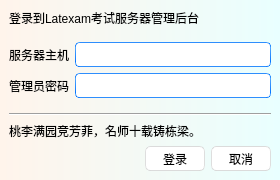
<?xml version="1.0" encoding="UTF-8"?>
<ui version="4.0">
 <class>LoginWindow</class>
 <widget class="QMainWindow" name="LoginWindow">
  <property name="geometry">
   <rect>
    <x>0</x>
    <y>0</y>
    <width>280</width>
    <height>180</height>
   </rect>
  </property>
  <property name="minimumSize">
   <size>
    <width>280</width>
    <height>180</height>
   </size>
  </property>
  <property name="windowTitle">
   <string>Latexam - 登录管理面板</string>
  </property>
  <property name="windowIcon">
   <iconset>
    <normalon>:/latexam/Latexam.ico</normalon>
   </iconset>
  </property>
  <property name="styleSheet">
   <string notr="true">/*
Aqua Style Sheet for QT Applications
Author: Jaime A. Quiroga P.
Company: GTRONICK
Last updated: 22/01/2019, 07:55.
Available at: https://github.com/GTRONICK/QSS/blob/master/Aqua.qss
*/
QMainWindow {
	background-color: qlineargradient(spread:pad, x1:0, y1:0, x2:1, y2:0, stop:0 rgba(255, 244, 235, 255), stop:1 rgba(233, 255, 255, 255));
}
QTextEdit {
	border-width: 1px;
	border-style: solid;
	border-color: qlineargradient(spread:pad, x1:0.5, y1:1, x2:0.5, y2:0, stop:0 rgba(0, 113, 255, 255), stop:1 rgba(91, 171, 252, 255));
}
QPlainTextEdit {
	border-width: 1px;
	border-style: solid;
	border-color: qlineargradient(spread:pad, x1:0.5, y1:1, x2:0.5, y2:0, stop:0 rgba(0, 113, 255, 255), stop:1 rgba(91, 171, 252, 255));
}
QToolButton {
	border-style: solid;
	border-top-color: qlineargradient(spread:pad, x1:0.5, y1:1, x2:0.5, y2:0, stop:0 rgb(215, 215, 215), stop:1 rgb(222, 222, 222));
	border-right-color: qlineargradient(spread:pad, x1:0, y1:0.5, x2:1, y2:0.5, stop:0 rgb(217, 217, 217), stop:1 rgb(227, 227, 227));
	border-left-color: qlineargradient(spread:pad, x1:0, y1:0.5, x2:1, y2:0.5, stop:0 rgb(227, 227, 227), stop:1 rgb(217, 217, 217));
	border-bottom-color: qlineargradient(spread:pad, x1:0.5, y1:1, x2:0.5, y2:0, stop:0 rgb(215, 215, 215), stop:1 rgb(222, 222, 222));
	border-width: 1px;
	border-radius: 5px;
	color: rgb(0,0,0);
	padding: 2px;
	background-color: rgb(255,255,255);
}
QToolButton:hover{
	border-style: solid;
	border-top-color: qlineargradient(spread:pad, x1:0.5, y1:1, x2:0.5, y2:0, stop:0 rgb(195, 195, 195), stop:1 rgb(222, 222, 222));
	border-right-color: qlineargradient(spread:pad, x1:0, y1:0.5, x2:1, y2:0.5, stop:0 rgb(197, 197, 197), stop:1 rgb(227, 227, 227));
	border-left-color: qlineargradient(spread:pad, x1:0, y1:0.5, x2:1, y2:0.5, stop:0 rgb(227, 227, 227), stop:1 rgb(197, 197, 197));
	border-bottom-color: qlineargradient(spread:pad, x1:0.5, y1:1, x2:0.5, y2:0, stop:0 rgb(195, 195, 195), stop:1 rgb(222, 222, 222));
	border-width: 1px;
	border-radius: 5px;
	color: rgb(0,0,0);
	padding: 2px;
	background-color: rgb(255,255,255);
}
QToolButton:pressed{
	border-style: solid;
	border-top-color: qlineargradient(spread:pad, x1:0.5, y1:1, x2:0.5, y2:0, stop:0 rgb(215, 215, 215), stop:1 rgb(222, 222, 222));
	border-right-color: qlineargradient(spread:pad, x1:0, y1:0.5, x2:1, y2:0.5, stop:0 rgb(217, 217, 217), stop:1 rgb(227, 227, 227));
	border-left-color: qlineargradient(spread:pad, x1:0, y1:0.5, x2:1, y2:0.5, stop:0 rgb(227, 227, 227), stop:1 rgb(217, 217, 217));
	border-bottom-color: qlineargradient(spread:pad, x1:0.5, y1:1, x2:0.5, y2:0, stop:0 rgb(215, 215, 215), stop:1 rgb(222, 222, 222));
	border-width: 1px;
	border-radius: 5px;
	color: rgb(0,0,0);
	padding: 2px;
	background-color: rgb(142,142,142);
}
QPushButton{
	border-style: solid;
	border-top-color: qlineargradient(spread:pad, x1:0.5, y1:1, x2:0.5, y2:0, stop:0 rgb(215, 215, 215), stop:1 rgb(222, 222, 222));
	border-right-color: qlineargradient(spread:pad, x1:0, y1:0.5, x2:1, y2:0.5, stop:0 rgb(217, 217, 217), stop:1 rgb(227, 227, 227));
	border-left-color: qlineargradient(spread:pad, x1:0, y1:0.5, x2:1, y2:0.5, stop:0 rgb(227, 227, 227), stop:1 rgb(217, 217, 217));
	border-bottom-color: qlineargradient(spread:pad, x1:0.5, y1:1, x2:0.5, y2:0, stop:0 rgb(215, 215, 215), stop:1 rgb(222, 222, 222));
	border-width: 1px;
	border-radius: 5px;
	color: rgb(0,0,0);
	padding: 2px;
	background-color: rgb(255,255,255);
}
QPushButton::default{
	border-style: solid;
	border-top-color: qlineargradient(spread:pad, x1:0.5, y1:1, x2:0.5, y2:0, stop:0 rgb(215, 215, 215), stop:1 rgb(222, 222, 222));
	border-right-color: qlineargradient(spread:pad, x1:0, y1:0.5, x2:1, y2:0.5, stop:0 rgb(217, 217, 217), stop:1 rgb(227, 227, 227));
	border-left-color: qlineargradient(spread:pad, x1:0, y1:0.5, x2:1, y2:0.5, stop:0 rgb(227, 227, 227), stop:1 rgb(217, 217, 217));
	border-bottom-color: qlineargradient(spread:pad, x1:0.5, y1:1, x2:0.5, y2:0, stop:0 rgb(215, 215, 215), stop:1 rgb(222, 222, 222));
	border-width: 1px;
	border-radius: 5px;
	color: rgb(0,0,0);
	padding: 2px;
	background-color: rgb(255,255,255);
}
QPushButton:hover{
	border-style: solid;
	border-top-color: qlineargradient(spread:pad, x1:0.5, y1:1, x2:0.5, y2:0, stop:0 rgb(195, 195, 195), stop:1 rgb(222, 222, 222));
	border-right-color: qlineargradient(spread:pad, x1:0, y1:0.5, x2:1, y2:0.5, stop:0 rgb(197, 197, 197), stop:1 rgb(227, 227, 227));
	border-left-color: qlineargradient(spread:pad, x1:0, y1:0.5, x2:1, y2:0.5, stop:0 rgb(227, 227, 227), stop:1 rgb(197, 197, 197));
	border-bottom-color: qlineargradient(spread:pad, x1:0.5, y1:1, x2:0.5, y2:0, stop:0 rgb(195, 195, 195), stop:1 rgb(222, 222, 222));
	border-width: 1px;
	border-radius: 5px;
	color: rgb(0,0,0);
	padding: 2px;
	background-color: rgb(255,255,255);
}
QPushButton:pressed{
	border-style: solid;
	border-top-color: qlineargradient(spread:pad, x1:0.5, y1:1, x2:0.5, y2:0, stop:0 rgb(215, 215, 215), stop:1 rgb(222, 222, 222));
	border-right-color: qlineargradient(spread:pad, x1:0, y1:0.5, x2:1, y2:0.5, stop:0 rgb(217, 217, 217), stop:1 rgb(227, 227, 227));
	border-left-color: qlineargradient(spread:pad, x1:0, y1:0.5, x2:1, y2:0.5, stop:0 rgb(227, 227, 227), stop:1 rgb(217, 217, 217));
	border-bottom-color: qlineargradient(spread:pad, x1:0.5, y1:1, x2:0.5, y2:0, stop:0 rgb(215, 215, 215), stop:1 rgb(222, 222, 222));
	border-width: 1px;
	border-radius: 5px;
	color: rgb(0,0,0);
	padding: 2px;
	background-color: rgb(142,142,142);
}
QPushButton:disabled{
	border-style: solid;
	border-top-color: qlineargradient(spread:pad, x1:0.5, y1:1, x2:0.5, y2:0, stop:0 rgb(215, 215, 215), stop:1 rgb(222, 222, 222));
	border-right-color: qlineargradient(spread:pad, x1:0, y1:0.5, x2:1, y2:0.5, stop:0 rgb(217, 217, 217), stop:1 rgb(227, 227, 227));
	border-left-color: qlineargradient(spread:pad, x1:0, y1:0.5, x2:1, y2:0.5, stop:0 rgb(227, 227, 227), stop:1 rgb(217, 217, 217));
	border-bottom-color: qlineargradient(spread:pad, x1:0.5, y1:1, x2:0.5, y2:0, stop:0 rgb(215, 215, 215), stop:1 rgb(222, 222, 222));
	border-width: 1px;
	border-radius: 5px;
	color: #808086;
	padding: 2px;
	background-color: rgb(142,142,142);
}
QLineEdit {
	border-width: 1px; border-radius: 4px;
	border-style: solid;
	border-color: qlineargradient(spread:pad, x1:0.5, y1:1, x2:0.5, y2:0, stop:0 rgba(0, 113, 255, 255), stop:1 rgba(91, 171, 252, 255));
}
QLabel {
	color: #000000;
}
QLCDNumber {
	color: rgb(0, 113, 255, 255);
}
QProgressBar {
	text-align: center;
	color: rgb(240, 240, 240);
	border-width: 1px; 
	border-radius: 10px;
	border-color: rgb(230, 230, 230);
	border-style: solid;
	background-color:rgb(207,207,207);
}
QProgressBar::chunk {
	background-color: qlineargradient(spread:pad, x1:0.5, y1:1, x2:0.5, y2:0, stop:0 rgba(49, 147, 250, 255), stop:1 rgba(34, 142, 255, 255));
	border-radius: 10px;
}
QMenuBar {
	background-color: qlineargradient(spread:pad, x1:0.5, y1:1, x2:0.5, y2:0, stop:0 rgba(207, 209, 207, 255), stop:1 rgba(230, 229, 230, 255));
}
QMenuBar::item {
	color: #000000;
  	spacing: 3px;
  	padding: 1px 4px;
	background-color: qlineargradient(spread:pad, x1:0.5, y1:1, x2:0.5, y2:0, stop:0 rgba(207, 209, 207, 255), stop:1 rgba(230, 229, 230, 255));
}

QMenuBar::item:selected {
  	background-color: qlineargradient(spread:pad, x1:0.5, y1:1, x2:0.5, y2:0, stop:0 rgba(0, 113, 255, 255), stop:1 rgba(91, 171, 252, 255));
	color: #FFFFFF;
}
QMenu::item:selected {
	border-style: solid;
	border-top-color: transparent;
	border-right-color: transparent;
	border-left-color: qlineargradient(spread:pad, x1:0.5, y1:1, x2:0.5, y2:0, stop:0 rgba(0, 113, 255, 255), stop:1 rgba(91, 171, 252, 255));
	border-bottom-color: transparent;
	border-left-width: 2px;
	color: #000000;
	padding-left:15px;
	padding-top:4px;
	padding-bottom:4px;
	padding-right:7px;
}
QMenu::item {
	border-style: solid;
	border-top-color: transparent;
	border-right-color: transparent;
	border-left-color: transparent;
	border-bottom-color: transparent;
	border-bottom-width: 1px;
	color: #000000;
	padding-left:17px;
	padding-top:4px;
	padding-bottom:4px;
	padding-right:7px;
}
QTabWidget {
	color:rgb(0,0,0);
	background-color:#000000;
}
QTabWidget::pane {
		border-color: rgb(223,223,223);
		background-color:rgb(226,226,226);
		border-style: solid;
		border-width: 2px;
    	border-radius: 6px;
}
QTabBar::tab:first {
	border-style: solid;
	border-left-width:1px;
	border-right-width:0px;
	border-top-width:1px;
	border-bottom-width:1px;
	border-top-color: rgb(209,209,209);
	border-left-color: qlineargradient(spread:pad, x1:0.5, y1:1, x2:0.5, y2:0, stop:0 rgba(209, 209, 209, 209), stop:1 rgba(229, 229, 229, 229));
	border-bottom-color: rgb(229,229,229);
	border-top-left-radius: 4px;
	border-bottom-left-radius: 4px;
	color: #000000;
	padding: 3px;
	margin-left:0px;
	background-color: qlineargradient(spread:pad, x1:0.5, y1:1, x2:0.5, y2:0, stop:0 rgba(247, 247, 247, 255), stop:1 rgba(255, 255, 255, 255));
}
QTabBar::tab:last {
	border-style: solid;
	border-width:1px;
	border-top-color: rgb(209,209,209);
	border-left-color: qlineargradient(spread:pad, x1:0.5, y1:1, x2:0.5, y2:0, stop:0 rgba(209, 209, 209, 209), stop:1 rgba(229, 229, 229, 229));
	border-right-color: qlineargradient(spread:pad, x1:0.5, y1:1, x2:0.5, y2:0, stop:0 rgba(209, 209, 209, 209), stop:1 rgba(229, 229, 229, 229));
	border-bottom-color: rgb(229,229,229);
	border-top-right-radius: 4px;
	border-bottom-right-radius: 4px;
	color: #000000;
	padding: 3px;
	margin-left:0px;
	background-color: qlineargradient(spread:pad, x1:0.5, y1:1, x2:0.5, y2:0, stop:0 rgba(247, 247, 247, 255), stop:1 rgba(255, 255, 255, 255));
}
QTabBar::tab {
	border-style: solid;
	border-top-width:1px;
	border-bottom-width:1px;
	border-left-width:1px;
	border-top-color: rgb(209,209,209);
	border-left-color: qlineargradient(spread:pad, x1:0.5, y1:1, x2:0.5, y2:0, stop:0 rgba(209, 209, 209, 209), stop:1 rgba(229, 229, 229, 229));
	border-bottom-color: rgb(229,229,229);
	color: #000000;
	padding: 3px;
	margin-left:0px;
	background-color: qlineargradient(spread:pad, x1:0.5, y1:1, x2:0.5, y2:0, stop:0 rgba(247, 247, 247, 255), stop:1 rgba(255, 255, 255, 255));
}
QTabBar::tab:selected, QTabBar::tab:last:selected, QTabBar::tab:hover {
  	border-style: solid;
  	border-left-width:1px;
	border-right-color: transparent;
	border-top-color: rgb(209,209,209);
	border-left-color: qlineargradient(spread:pad, x1:0.5, y1:1, x2:0.5, y2:0, stop:0 rgba(209, 209, 209, 209), stop:1 rgba(229, 229, 229, 229));
	border-bottom-color: rgb(229,229,229);
	color: #FFFFFF;
	padding: 3px;
	margin-left:0px;
	background-color: qlineargradient(spread:pad, x1:0.5, y1:1, x2:0.5, y2:0, stop:0 rgba(0, 113, 255, 255), stop:1 rgba(91, 171, 252, 255));
}

QTabBar::tab:selected, QTabBar::tab:first:selected, QTabBar::tab:hover {
  	border-style: solid;
  	border-left-width:1px;
  	border-bottom-width:1px;
  	border-top-width:1px;
	border-right-color: transparent;
	border-top-color: rgb(209,209,209);
	border-left-color: qlineargradient(spread:pad, x1:0.5, y1:1, x2:0.5, y2:0, stop:0 rgba(209, 209, 209, 209), stop:1 rgba(229, 229, 229, 229));
	border-bottom-color: rgb(229,229,229);
	color: #FFFFFF;
	padding: 3px;
	margin-left:0px;
	background-color: qlineargradient(spread:pad, x1:0.5, y1:1, x2:0.5, y2:0, stop:0 rgba(0, 113, 255, 255), stop:1 rgba(91, 171, 252, 255));
}

QCheckBox {
	color: #000000;
	padding: 2px;
}
QCheckBox:disabled {
	color: #808086;
	padding: 2px;
}

QCheckBox:hover {
	border-radius:4px;
	border-style:solid;
	padding-left: 1px;
	padding-right: 1px;
	padding-bottom: 1px;
	padding-top: 1px;
	border-width:1px;
	border-color: transparent;
}
QCheckBox::indicator:checked {

	height: 10px;
	width: 10px;
	border-style:solid;
	border-width: 1px;
	border-color: qlineargradient(spread:pad, x1:0.5, y1:1, x2:0.5, y2:0, stop:0 rgba(0, 113, 255, 255), stop:1 rgba(91, 171, 252, 255));
	color: #000000;
	background-color: qlineargradient(spread:pad, x1:0.5, y1:1, x2:0.5, y2:0, stop:0 rgba(0, 113, 255, 255), stop:1 rgba(91, 171, 252, 255));
}
QCheckBox::indicator:unchecked {

	height: 10px;
	width: 10px;
	border-style:solid;
	border-width: 1px;
	border-color: qlineargradient(spread:pad, x1:0.5, y1:1, x2:0.5, y2:0, stop:0 rgba(0, 113, 255, 255), stop:1 rgba(91, 171, 252, 255));
	color: #000000;
}
QRadioButton {
	color: 000000;
	padding: 1px;
}
QRadioButton::indicator:checked {
	height: 10px;
	width: 10px;
	border-style:solid;
	border-radius:5px;
	border-width: 1px;
	border-color: qlineargradient(spread:pad, x1:0.5, y1:1, x2:0.5, y2:0, stop:0 rgba(0, 113, 255, 255), stop:1 rgba(91, 171, 252, 255));
	color: #a9b7c6;
	background-color: qlineargradient(spread:pad, x1:0.5, y1:1, x2:0.5, y2:0, stop:0 rgba(0, 113, 255, 255), stop:1 rgba(91, 171, 252, 255));
}
QRadioButton::indicator:!checked {
	height: 10px;
	width: 10px;
	border-style:solid;
	border-radius:5px;
	border-width: 1px;
	border-color: qlineargradient(spread:pad, x1:0.5, y1:1, x2:0.5, y2:0, stop:0 rgba(0, 113, 255, 255), stop:1 rgba(91, 171, 252, 255));
	color: #a9b7c6;
	background-color: transparent;
}
QStatusBar {
	color:#027f7f;
}
QSpinBox {
	border-style: solid;
	border-width: 1px;
	border-color: qlineargradient(spread:pad, x1:0.5, y1:1, x2:0.5, y2:0, stop:0 rgba(0, 113, 255, 255), stop:1 rgba(91, 171, 252, 255));
}
QDoubleSpinBox {
	border-style: solid;
	border-width: 1px;
	border-color: qlineargradient(spread:pad, x1:0.5, y1:1, x2:0.5, y2:0, stop:0 rgba(0, 113, 255, 255), stop:1 rgba(91, 171, 252, 255));
}
QTimeEdit {
	border-style: solid;
	border-width: 1px;
	border-color: qlineargradient(spread:pad, x1:0.5, y1:1, x2:0.5, y2:0, stop:0 rgba(0, 113, 255, 255), stop:1 rgba(91, 171, 252, 255));
}
QDateTimeEdit {
	border-style: solid;
	border-width: 1px;
	border-color: qlineargradient(spread:pad, x1:0.5, y1:1, x2:0.5, y2:0, stop:0 rgba(0, 113, 255, 255), stop:1 rgba(91, 171, 252, 255));
}
QDateEdit {
	border-style: solid;
	border-width: 1px;
	border-color: qlineargradient(spread:pad, x1:0.5, y1:1, x2:0.5, y2:0, stop:0 rgba(0, 113, 255, 255), stop:1 rgba(91, 171, 252, 255));
}

QToolBox {
	color: #a9b7c6;
	background-color:#000000;
}
QToolBox::tab {
	color: #a9b7c6;
	background-color:#000000;
}
QToolBox::tab:selected {
	color: #FFFFFF;
	background-color:#000000;
}
QScrollArea {
	color: #FFFFFF;
	background-color:#000000;
}
QSlider::groove:horizontal {
	height: 5px;
	background-color: qlineargradient(spread:pad, x1:0.5, y1:1, x2:0.5, y2:0, stop:0 rgba(49, 147, 250, 255), stop:1 rgba(34, 142, 255, 255));
}
QSlider::groove:vertical {
	width: 5px;
	background-color: qlineargradient(spread:pad, x1:0.5, y1:1, x2:0.5, y2:0, stop:0 rgba(49, 147, 250, 255), stop:1 rgba(34, 142, 255, 255));
}
QSlider::handle:horizontal {
	background: rgb(253,253,253);
	border-style: solid;
	border-width: 1px;
	border-color: rgb(207,207,207);
	width: 12px;
	margin: -5px 0;
	border-radius: 7px;
}
QSlider::handle:vertical {
	background: rgb(253,253,253);
	border-style: solid;
	border-width: 1px;
	border-color: rgb(207,207,207);
	height: 12px;
	margin: 0 -5px;
	border-radius: 7px;
}
QSlider::add-page:horizontal {
    background: rgb(181,181,181);
}
QSlider::add-page:vertical {
    background: rgb(181,181,181);
}
QSlider::sub-page:horizontal {
    background-color: qlineargradient(spread:pad, x1:0.5, y1:1, x2:0.5, y2:0, stop:0 rgba(49, 147, 250, 255), stop:1 rgba(34, 142, 255, 255));
}
QSlider::sub-page:vertical {
    background-color: qlineargradient(spread:pad, y1:0.5, x1:1, y2:0.5, x2:0, stop:0 rgba(49, 147, 250, 255), stop:1 rgba(34, 142, 255, 255));
}
QScrollBar:horizontal {
	max-height: 20px;
	border: 1px transparent grey;
	margin: 0px 20px 0px 20px;
}
QScrollBar:vertical {
	max-width: 20px;
	border: 1px transparent grey;
	margin: 20px 0px 20px 0px;
}
QScrollBar::handle:horizontal {
	background: rgb(253,253,253);
	border-style: solid;
	border-width: 1px;
	border-color: rgb(207,207,207);
	border-radius: 7px;
	min-width: 25px;
}
QScrollBar::handle:horizontal:hover {
	background: rgb(253,253,253);
	border-style: solid;
	border-width: 1px;
	border-color: rgb(147, 200, 200);
	border-radius: 7px;
	min-width: 25px;
}
QScrollBar::handle:vertical {
	background: rgb(253,253,253);
	border-style: solid;
	border-width: 1px;
	border-color: rgb(207,207,207);
	border-radius: 7px;
	min-height: 25px;
}
QScrollBar::handle:vertical:hover {
	background: rgb(253,253,253);
	border-style: solid;
	border-width: 1px;
	border-color: rgb(147, 200, 200);
	border-radius: 7px;
	min-height: 25px;
}
QScrollBar::add-line:horizontal {
   border: 2px transparent grey;
   border-top-right-radius: 7px;
   border-bottom-right-radius: 7px;
   background: rgba(34, 142, 255, 255);
   width: 20px;
   subcontrol-position: right;
   subcontrol-origin: margin;
}
QScrollBar::add-line:horizontal:pressed {
   border: 2px transparent grey;
   border-top-right-radius: 7px;
   border-bottom-right-radius: 7px;
   background: rgb(181,181,181);
   width: 20px;
   subcontrol-position: right;
   subcontrol-origin: margin;
}
QScrollBar::add-line:vertical {
   border: 2px transparent grey;
   border-bottom-left-radius: 7px;
   border-bottom-right-radius: 7px;
   background: rgba(34, 142, 255, 255);
   height: 20px;
   subcontrol-position: bottom;
   subcontrol-origin: margin;
}
QScrollBar::add-line:vertical:pressed {
   border: 2px transparent grey;
   border-bottom-left-radius: 7px;
   border-bottom-right-radius: 7px;
   background: rgb(181,181,181);
   height: 20px;
   subcontrol-position: bottom;
   subcontrol-origin: margin;
}
QScrollBar::sub-line:horizontal {
   border: 2px transparent grey;
   border-top-left-radius: 7px;
   border-bottom-left-radius: 7px;
   background: rgba(34, 142, 255, 255);
   width: 20px;
   subcontrol-position: left;
   subcontrol-origin: margin;
}
QScrollBar::sub-line:horizontal:pressed {
   border: 2px transparent grey;
   border-top-left-radius: 7px;
   border-bottom-left-radius: 7px;
   background: rgb(181,181,181);
   width: 20px;
   subcontrol-position: left;
   subcontrol-origin: margin;
}
QScrollBar::sub-line:vertical {
   border: 2px transparent grey;
   border-top-left-radius: 7px;
   border-top-right-radius: 7px;
   background: rgba(34, 142, 255, 255);
   height: 20px;
   subcontrol-position: top;
   subcontrol-origin: margin;
}
QScrollBar::sub-line:vertical:pressed {
   border: 2px transparent grey;
   border-top-left-radius: 7px;
   border-top-right-radius: 7px;
   background: rgb(181,181,181);
   height: 20px;
   subcontrol-position: top;
   subcontrol-origin: margin;
}
QScrollBar::left-arrow:horizontal {
   border: 1px transparent grey;
   border-top-left-radius: 3px;
   border-bottom-left-radius: 3px;
   width: 6px;
   height: 6px;
   background: white;
}
QScrollBar::right-arrow:horizontal {
   border: 1px transparent grey;
   border-top-right-radius: 3px;
   border-bottom-right-radius: 3px;
   width: 6px;
   height: 6px;
   background: white;
}
QScrollBar::up-arrow:vertical {
   border: 1px transparent grey;
   border-top-left-radius: 3px;
   border-top-right-radius: 3px;
   width: 6px;
   height: 6px;
   background: white;
}
QScrollBar::down-arrow:vertical {
   border: 1px transparent grey;
   border-bottom-left-radius: 3px;
   border-bottom-right-radius: 3px;
   width: 6px;
   height: 6px;
   background: white;
}
QScrollBar::add-page:horizontal, QScrollBar::sub-page:horizontal {
   background: none;
}
QScrollBar::add-page:vertical, QScrollBar::sub-page:vertical {
   background: none;
}</string>
  </property>
  <widget class="QWidget" name="centralwidget">
   <layout class="QVBoxLayout" name="verticalLayout_2">
    <item>
     <layout class="QVBoxLayout" name="verticalLayout">
      <item>
       <widget class="QLabel" name="label_login">
        <property name="text">
         <string>登录到Latexam考试服务器管理后台</string>
        </property>
       </widget>
      </item>
      <item>
       <spacer name="verticalSpacer">
        <property name="orientation">
         <enum>Qt::Orientation::Vertical</enum>
        </property>
        <property name="sizeHint" stdset="0">
         <size>
          <width>20</width>
          <height>40</height>
         </size>
        </property>
       </spacer>
      </item>
      <item>
       <layout class="QGridLayout" name="gridLayout">
        <item row="1" column="1">
         <widget class="QLineEdit" name="input_password">
          <property name="minimumSize">
           <size>
            <width>0</width>
            <height>25</height>
           </size>
          </property>
          <property name="echoMode">
           <enum>QLineEdit::EchoMode::Password</enum>
          </property>
         </widget>
        </item>
        <item row="0" column="0">
         <widget class="QLabel" name="label_server">
          <property name="text">
           <string>服务器主机</string>
          </property>
         </widget>
        </item>
        <item row="1" column="0" alignment="Qt::AlignmentFlag::AlignHCenter">
         <widget class="QLabel" name="label_password">
          <property name="text">
           <string>管理员密码</string>
          </property>
         </widget>
        </item>
        <item row="0" column="1">
         <widget class="QLineEdit" name="input_server">
          <property name="minimumSize">
           <size>
            <width>0</width>
            <height>25</height>
           </size>
          </property>
         </widget>
        </item>
       </layout>
      </item>
      <item>
       <spacer name="verticalSpacer_2">
        <property name="orientation">
         <enum>Qt::Orientation::Vertical</enum>
        </property>
        <property name="sizeHint" stdset="0">
         <size>
          <width>20</width>
          <height>40</height>
         </size>
        </property>
       </spacer>
      </item>
      <item>
       <widget class="Line" name="line_2">
        <property name="orientation">
         <enum>Qt::Orientation::Horizontal</enum>
        </property>
       </widget>
      </item>
      <item>
       <widget class="QLabel" name="label_status">
        <property name="text">
         <string>桃李满园竞芳菲，名师十载铸栋梁。</string>
        </property>
       </widget>
      </item>
      <item>
       <layout class="QHBoxLayout" name="DialogButtonArea">
        <item>
         <spacer name="horizontalSpacer">
          <property name="orientation">
           <enum>Qt::Orientation::Horizontal</enum>
          </property>
          <property name="sizeHint" stdset="0">
           <size>
            <width>40</width>
            <height>20</height>
           </size>
          </property>
         </spacer>
        </item>
        <item>
         <widget class="QPushButton" name="key_login">
          <property name="minimumSize">
           <size>
            <width>60</width>
            <height>25</height>
           </size>
          </property>
          <property name="text">
           <string>登录</string>
          </property>
         </widget>
        </item>
        <item>
         <widget class="QPushButton" name="key_cancel">
          <property name="minimumSize">
           <size>
            <width>60</width>
            <height>25</height>
           </size>
          </property>
          <property name="text">
           <string>取消</string>
          </property>
         </widget>
        </item>
       </layout>
      </item>
     </layout>
    </item>
   </layout>
  </widget>
 </widget>
 <tabstops>
  <tabstop>input_server</tabstop>
  <tabstop>input_password</tabstop>
  <tabstop>key_login</tabstop>
  <tabstop>key_cancel</tabstop>
 </tabstops>
 <resources>
  <include location="Latexam.qrc"/>
 </resources>
 <connections>
  <connection>
   <sender>key_login</sender>
   <signal>clicked()</signal>
   <receiver>LoginWindow</receiver>
   <slot>onLogin()</slot>
   <hints>
    <hint type="sourcelabel">
     <x>202</x>
     <y>168</y>
    </hint>
    <hint type="destinationlabel">
     <x>179</x>
     <y>153</y>
    </hint>
   </hints>
  </connection>
  <connection>
   <sender>key_cancel</sender>
   <signal>clicked()</signal>
   <receiver>LoginWindow</receiver>
   <slot>close()</slot>
   <hints>
    <hint type="sourcelabel">
     <x>268</x>
     <y>168</y>
    </hint>
    <hint type="destinationlabel">
     <x>263</x>
     <y>153</y>
    </hint>
   </hints>
  </connection>
  <connection>
   <sender>key_cancel</sender>
   <signal>clicked()</signal>
   <receiver>LoginWindow</receiver>
   <slot>deleteLater()</slot>
   <hints>
    <hint type="sourcelabel">
     <x>268</x>
     <y>168</y>
    </hint>
    <hint type="destinationlabel">
     <x>252</x>
     <y>160</y>
    </hint>
   </hints>
  </connection>
  <connection>
   <sender>input_password</sender>
   <signal>returnPressed()</signal>
   <receiver>key_login</receiver>
   <slot>click()</slot>
   <hints>
    <hint type="sourcelabel">
     <x>100</x>
     <y>86</y>
    </hint>
    <hint type="destinationlabel">
     <x>156</x>
     <y>155</y>
    </hint>
   </hints>
  </connection>
 </connections>
 <slots>
  <slot>onRegister()</slot>
  <slot>onLogin()</slot>
 </slots>
</ui>
